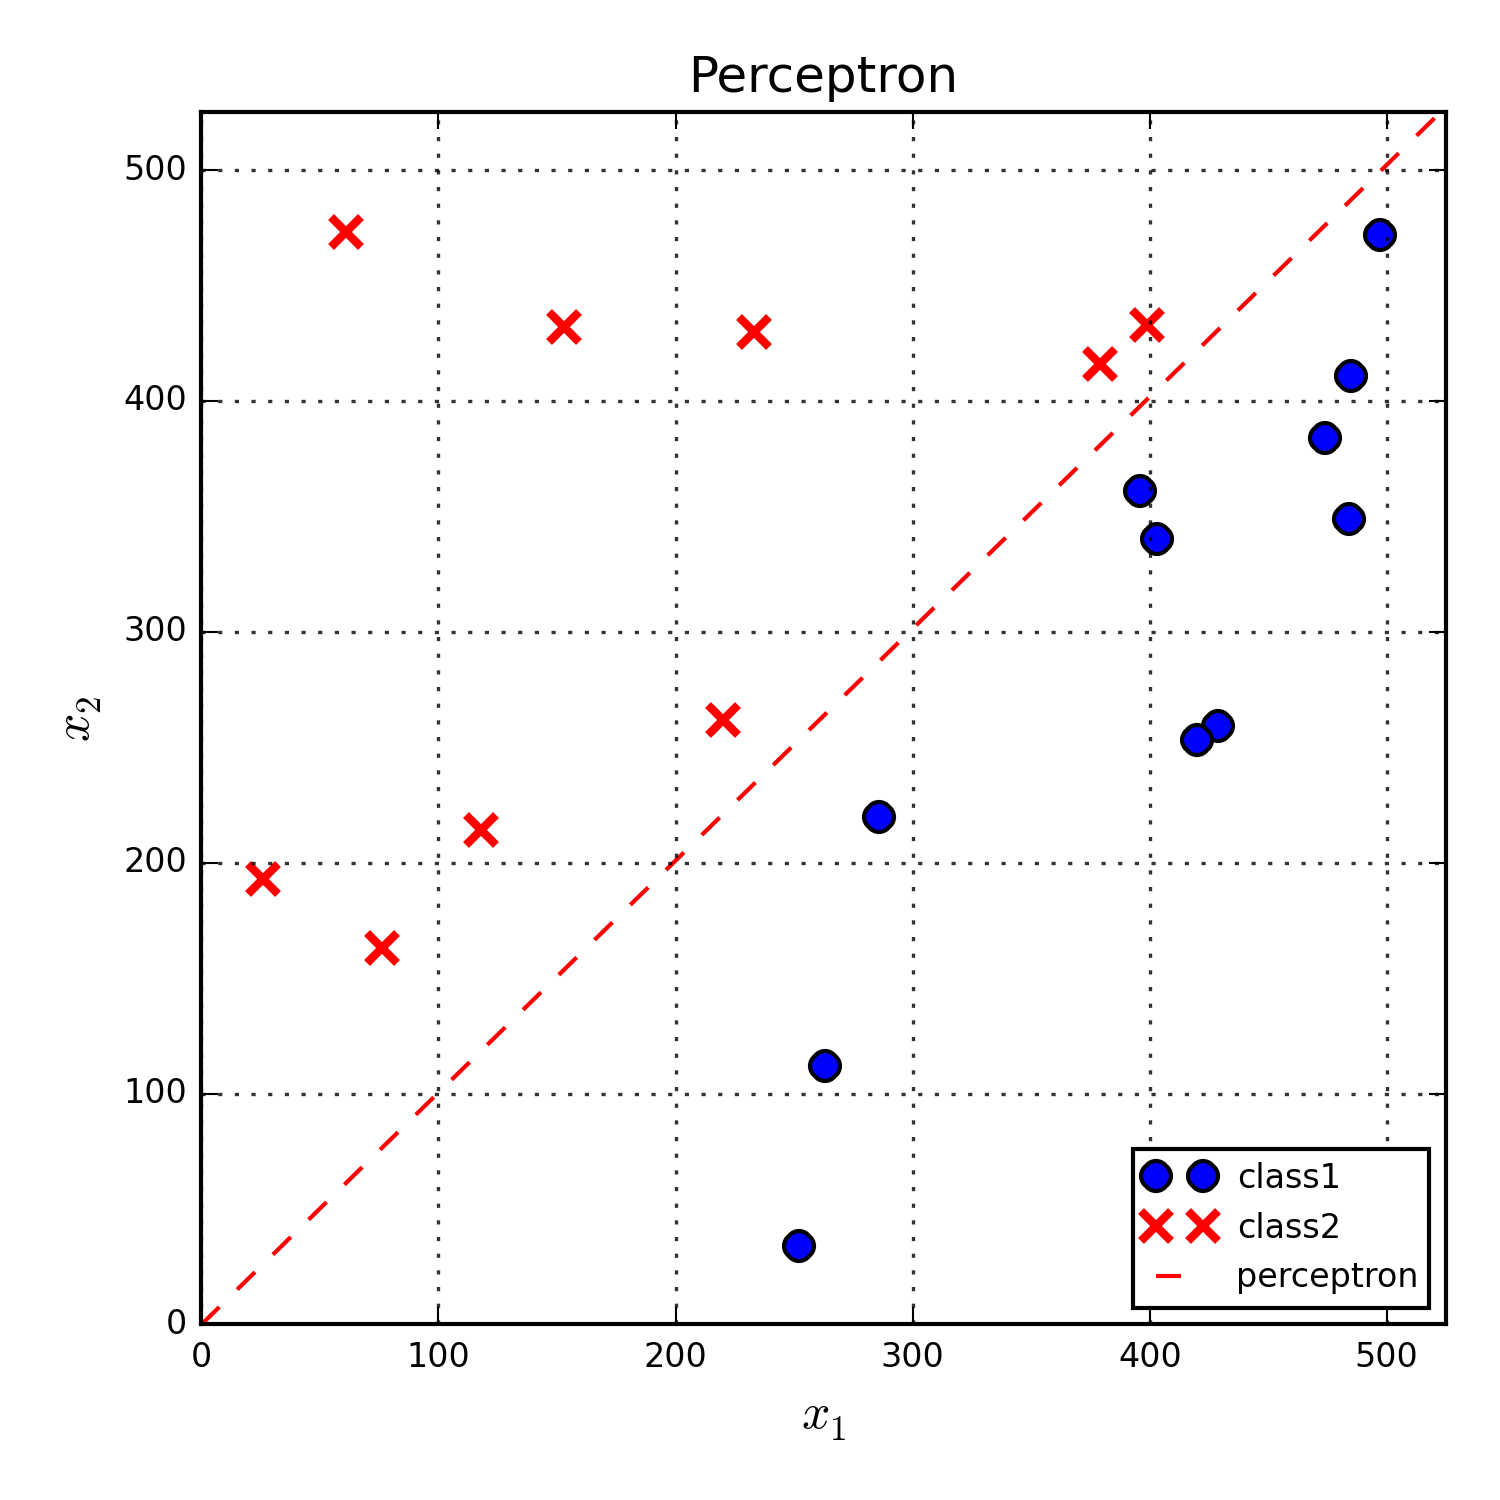

Write the Python code that produced this figure.
"""
Exercise: Perceptron

@auth: Yu-Hsiang Fu
@date: 2018/09/20
"""
# --------------------------------------------------------------------------------
# 1.Import packages
# --------------------------------------------------------------------------------
import copy
import matplotlib.pyplot as plt
import numpy as np
import pickle
import sys


# --------------------------------------------------------------------------------
# 2.Const variables
# --------------------------------------------------------------------------------
# program variable
ROUND_DIGITS = 8

# plot variable
PLOT_X_SIZE = 5
PLOT_Y_SIZE = 5
PLOT_DPI = 300
PLOT_FORMAT = "png"


# --------------------------------------------------------------------------------
# 3.Define function
# --------------------------------------------------------------------------------
def p_deepcopy(data, dumps=pickle.dumps, loads=pickle.loads):
    return loads(dumps(data, -1))


def f_w(w, x):
    if np.dot(w, x) >= 0:
        return 1
    else:
        return -1


def perceptron(x, y, w):
    max_epoch = 25

    # DO PERCEPTRON
    for i in range(max_epoch):
        counter_w = 1

        for xi, yi in zip(x, y):
            if f_w(w, xi) != yi:
                w = w + yi * xi
            else:
                # w = w
                pass

            print(i + 1, counter_w, w, f_w(w, xi), yi)
            counter_w += 1

        print()

    return w


def draw_plot(x, y, w):
    # scatter-plot
    fig, ax = plt.subplots(figsize=(PLOT_X_SIZE, PLOT_Y_SIZE), facecolor='w')

    # draw plot
    x1_p = np.linspace(0, 525)
    x2_p = (-w[0] / w[1]) * x1_p
    plt.plot(x[y == 1, 0], x[y == 1, 1], "o", color="b", ms=7, mew=1)
    plt.plot(x[y == -1, 0], x[y == -1, 1], "x", color="r", ms=7, mew=2)
    plt.plot(x1_p, x2_p, color="r", ls="--")

    # plot setting
    ax.grid(color="k", linestyle="dotted", linewidth=0.8, alpha=0.8)
    ax.set_xlabel(r"$x_1$", fontdict={"fontsize": 12})
    ax.set_ylabel(r"$x_2$", fontdict={"fontsize": 12})
    ax.set_xlim(0, 525)
    ax.set_ylim(0, 525)
    ax.set_title("Perceptron", fontdict={"fontsize": 12})
    ax.tick_params(axis="both", direction="in", which="major", labelsize=8)

    # legend-text
    legend_text = ["class1", "class2", "perceptron"]
    ax.legend(legend_text, loc=4, fontsize="small", prop={"size": 8}, ncol=1, framealpha=1)

    # save image
    plt.tight_layout()
    plt.savefig("perceptron.png", dpi=PLOT_DPI, format=PLOT_FORMAT)
    plt.close()


# --------------------------------------------------------------------------------
# 4.Main function
# --------------------------------------------------------------------------------
def main_function():
    # input, output
    d = np.loadtxt("data2.csv", delimiter=",")
    x = d[:, 0:2]
    y = d[:, 2]

    # --------------------------------------------------
    # Perceptron
    w = np.random.rand(2)
    w = perceptron(x, y, w)

    # --------------------------------------------------
    # draw scatter-line plot and contour-plot
    draw_plot(x, y, w)


if __name__ == '__main__':
    main_function()
